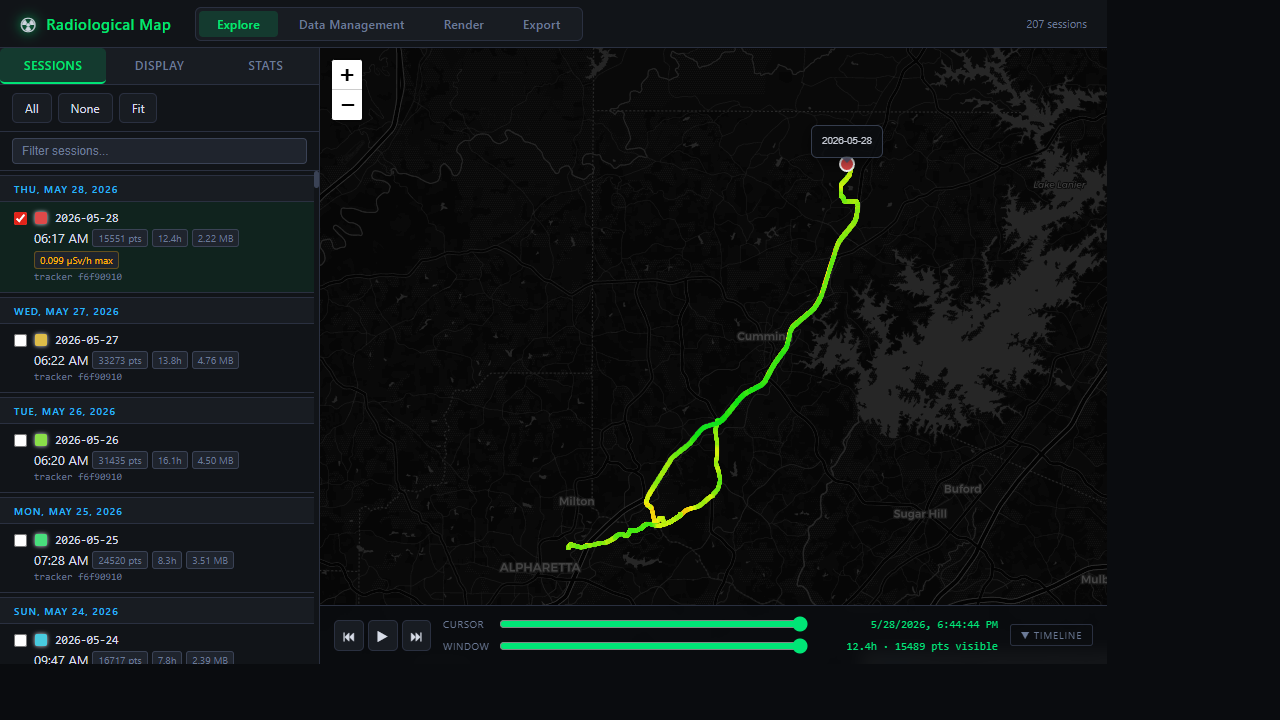
#> input picture docs/screenshots/01_explore_track.png, 1280 x 720 px
$ python build_screenshot_collage.py
#> lines starting #> are read from the running program, lines starting #| are printed output that depends on the picture
"""
Build a 2×4 collage of web viewer screenshots for the README.

Also auto-updates the capture metadata table in docs/screenshots/SCREENSHOTS.md
with the current date, active git branch, and latest git commit hash so the
manifest stays in sync without manual editing.

Usage:
    python scripts/build_screenshot_collage.py

Outputs:  docs/screenshots/09_collage.png
Requires: Pillow  (pip install Pillow)
"""

import re
import subprocess
from datetime import datetime, timezone
from pathlib import Path

from PIL import Image, ImageDraw, ImageFont


def _git(args: list[str]) -> str:
    """Run a git command and return stdout, or '' on error."""
    try:
        return subprocess.check_output(
            ["git", *args], cwd=Path(__file__).parent.parent, text=True
        ).strip()
    except Exception:
        return ""


def _update_screenshots_md(manifest: Path) -> None:
    """Patch the Capture Metadata table in SCREENSHOTS.md with live values."""
    if not manifest.exists():
        return

    today = datetime.now(timezone.utc).strftime("%Y-%m-%d")
    branch = _git(["branch", "--show-current"]) or "unknown"
    commit = _git(["rev-parse", "--short", "HEAD"]) or "unknown"

    text = manifest.read_text(encoding="utf-8")

    # Replace the three metadata cells in the table row that follows "| Item |"
    replacements = [
        (r"(\|\s*Captured on date\s*\|)[^\|]+(\|)", rf"\g<1> {today} \g<2>"),
        (r"(\|\s*Git branch\s*\|)[^\|]+(\|)", rf"\g<1> `{branch}` \g<2>"),
        (r"(\|\s*Git commit\s*\|)[^\|]+(\|)", rf"\g<1> `{commit}` \g<2>"),
    ]
    for pattern, replacement in replacements:
        text = re.sub(pattern, replacement, text)

    manifest.write_text(text, encoding="utf-8")
    print(f"Updated SCREENSHOTS.md  (branch={branch}, commit={commit}, date={today})")

REPO_ROOT = Path(__file__).parent.parent
SCREENSHOTS_DIR = REPO_ROOT / "docs" / "screenshots"
OUTPUT_PATH = SCREENSHOTS_DIR / "09_collage.png"

# Order: top-row left→right, bottom-row left→right
IMAGES = [
    ("01_explore_track.png",   "Explore — Track"),
    ("02_explore_dots.png",    "Explore — Dots"),
    ("03_explore_hexbin.png",  "Explore — Hex Bin"),
    ("05_stats_panel.png",     "Stats Panel"),
    ("06_data_management.png", "Data Management"),
    ("07_render.png",          "Render (PNG output)"),
    ("08_export.png",          "Export"),
    ("04_explore_arrows.png",  "Explore — Arrows"),
]

COLS = 4
ROWS = 2
THUMB_W = 640
THUMB_H = 360
LABEL_H = 32
PADDING = 8
BG_COLOR = (18, 18, 24)
LABEL_BG = (30, 30, 40)
LABEL_FG = (0, 230, 118)   # green accent matching the app

canvas_w = COLS * THUMB_W + (COLS + 1) * PADDING
canvas_h = ROWS * (THUMB_H + LABEL_H) + (ROWS + 1) * PADDING

canvas = Image.new("RGB", (canvas_w, canvas_h), BG_COLOR)
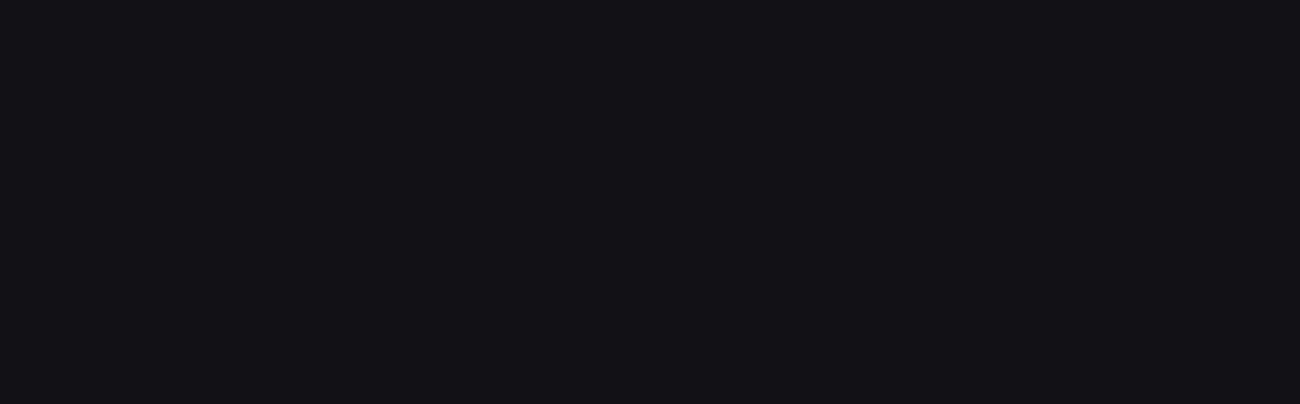
#> canvas: PIL image 2600x808 RGB (shown at 1/2 size); mean R, G, B 18, 18, 24
draw = ImageDraw.Draw(canvas)

# Try to load a small font; fall back to default if not available
try:
    font = ImageFont.truetype("arial.ttf", 14)
except Exception:
    font = ImageFont.load_default()

for idx, (filename, label) in enumerate(IMAGES):
    col = idx % COLS
    row = idx // COLS

    x = PADDING + col * (THUMB_W + PADDING)
    y = PADDING + row * (THUMB_H + LABEL_H + PADDING)

    img_path = SCREENSHOTS_DIR / filename
    if not img_path.exists():
        print(f"  MISSING: {filename}")
        continue

    img = Image.open(img_path).convert("RGB")
#> img is the input picture: PIL image 1280x720 RGB; mean R, G, B 16.1, 20.3, 20.8
    img.thumbnail((THUMB_W, THUMB_H), Image.LANCZOS)
#> img: PIL image 640x360 RGB

    # Paste thumbnail (centred horizontally within the cell)
    paste_x = x + (THUMB_W - img.width) // 2
#> paste_x = 8
    paste_y = y
    canvas.paste(img, (paste_x, paste_y))

    # Label bar below the thumbnail
    label_y = y + THUMB_H
    draw.rectangle([x, label_y, x + THUMB_W, label_y + LABEL_H], fill=LABEL_BG)
    # Centre the text in the label bar
    bbox = draw.textbbox((0, 0), label, font=font)
#> bbox = (0, 2, 113, 16)
    text_w = bbox[2] - bbox[0]
#> text_w = 113
    text_h = bbox[3] - bbox[1]
#> text_h = 14
    draw.text(
        (x + (THUMB_W - text_w) // 2, label_y + (LABEL_H - text_h) // 2),
        label,
        fill=LABEL_FG,
        font=font,
    )
#> pass 2 of the loop `for idx, (filename, label) in enumerate(IMAGES):`:
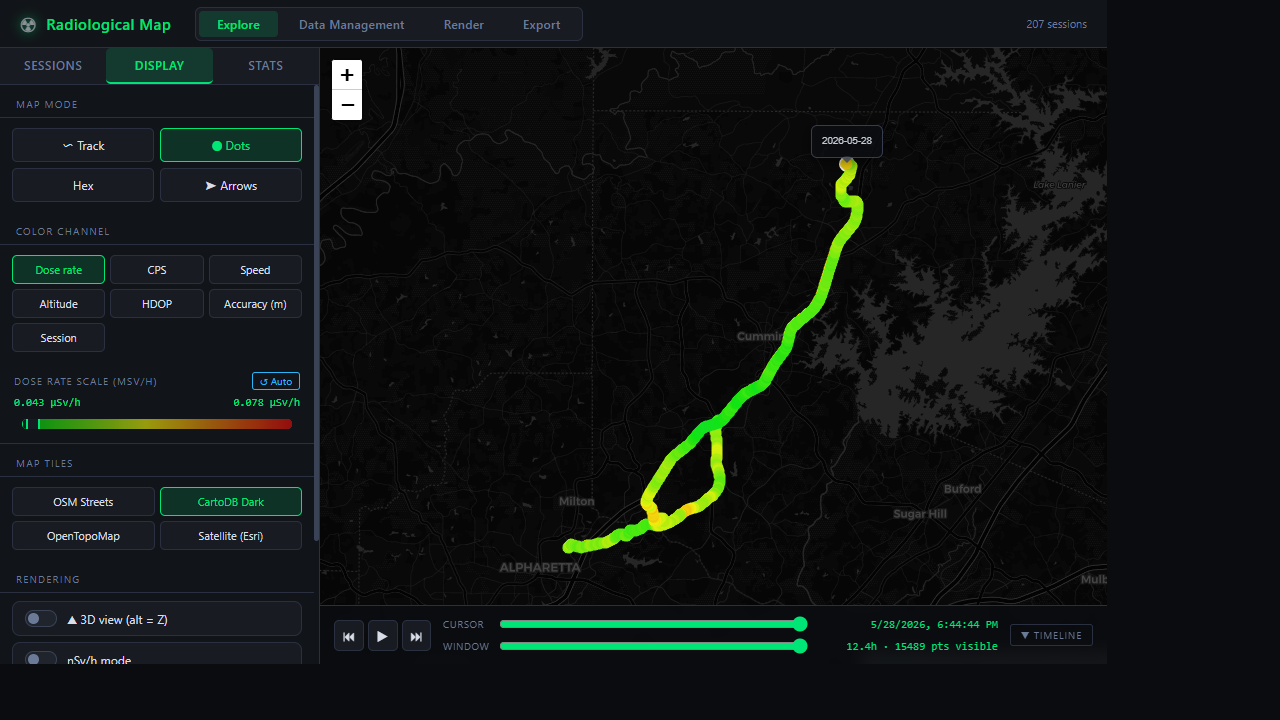
#> input picture docs/screenshots/02_explore_dots.png, 1280 x 720 px
#> img is the input picture: PIL image 1280x720 RGB; mean R, G, B 16.2, 21.1, 20
#> img: PIL image 640x360 RGB
#> `canvas.paste(img, (paste_x, paste_y))`:
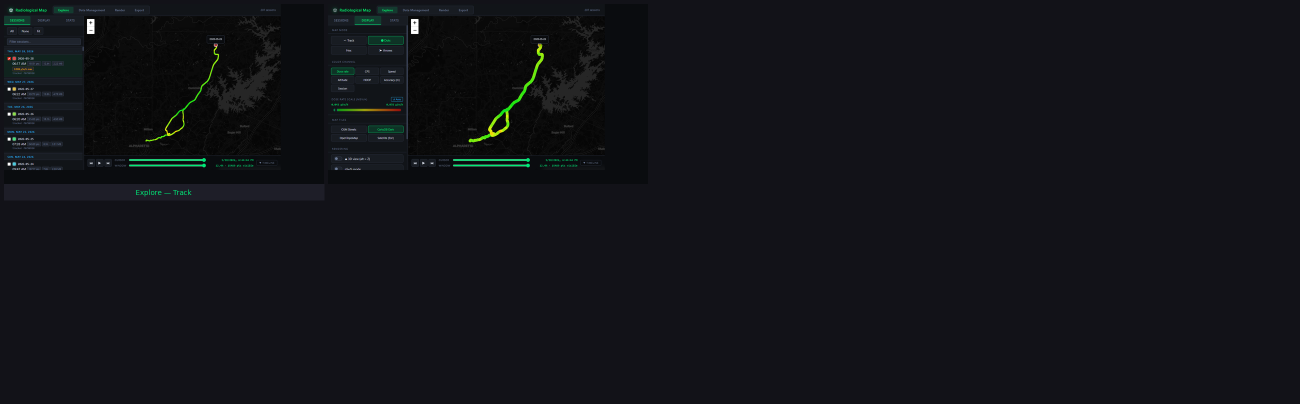
#> canvas: PIL image 2600x808 RGB (shown at 1/2 size); mean R, G, B 17.7, 18.7, 23.4
#> bbox = (0, 2, 108, 16)
#> text_w = 108
#> pass 3 of the loop `for idx, (filename, label) in enumerate(IMAGES):`:
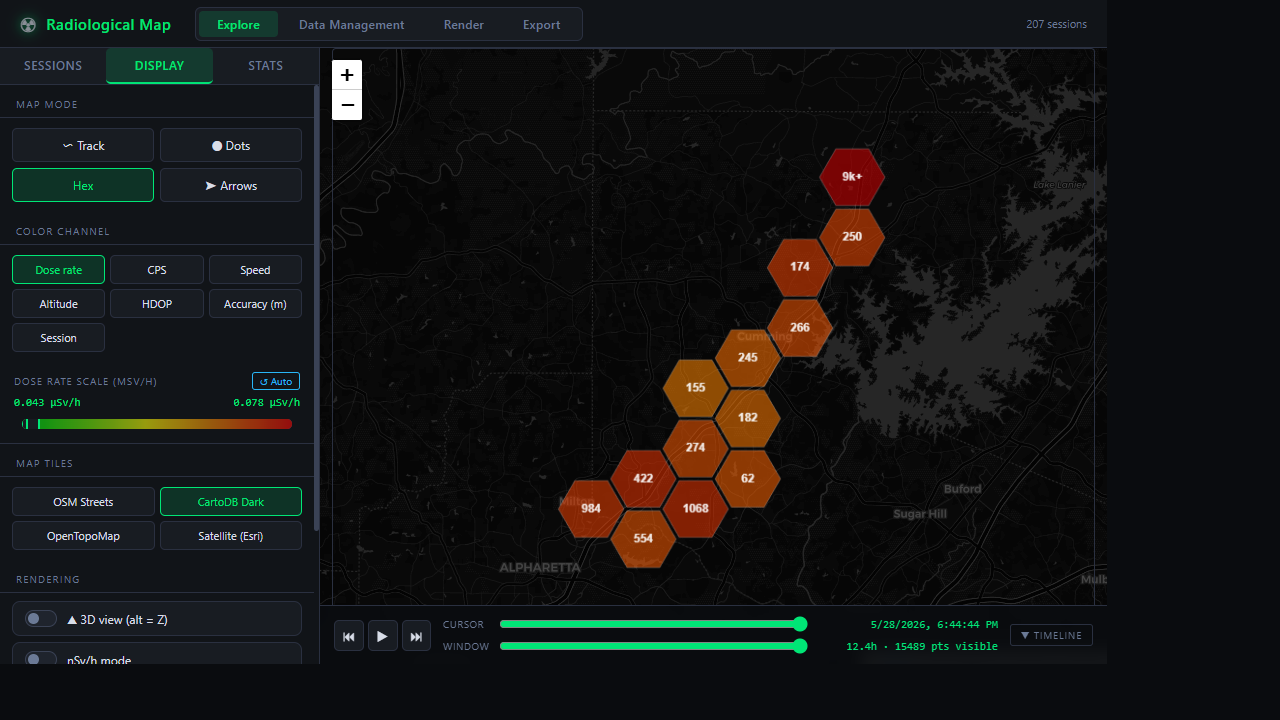
#> input picture docs/screenshots/03_explore_hexbin.png, 1280 x 720 px
#> img is the input picture: PIL image 1280x720 RGB; mean R, G, B 20.6, 21, 20.2
#> img: PIL image 640x360 RGB
#> `canvas.paste(img, (paste_x, paste_y))`:
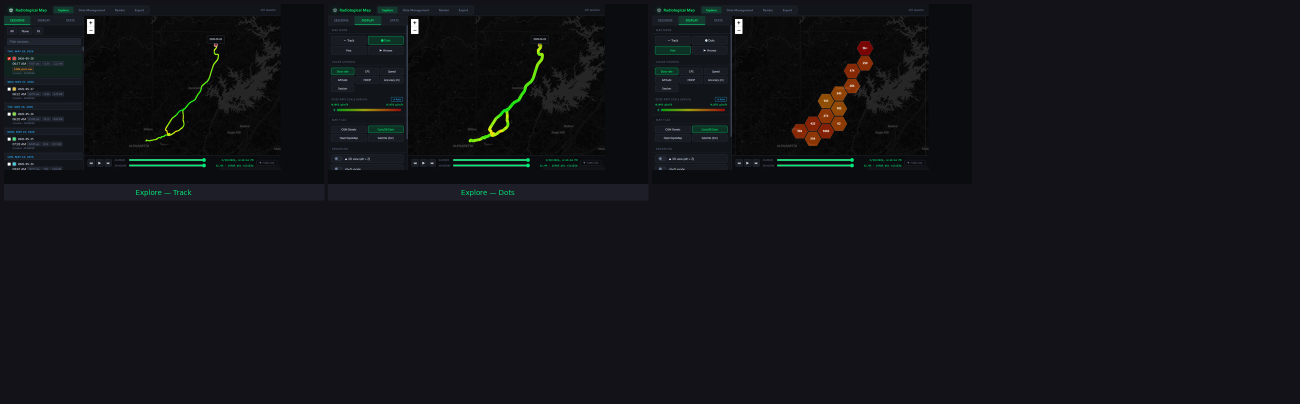
#> canvas: PIL image 2600x808 RGB (shown at 1/2 size); mean R, G, B 18.1, 19.2, 23.1
#> bbox = (0, 2, 129, 16)
#> text_w = 129
#> the loop made 8 passes; the first 3 are shown

canvas.save(OUTPUT_PATH, "PNG", optimize=True)
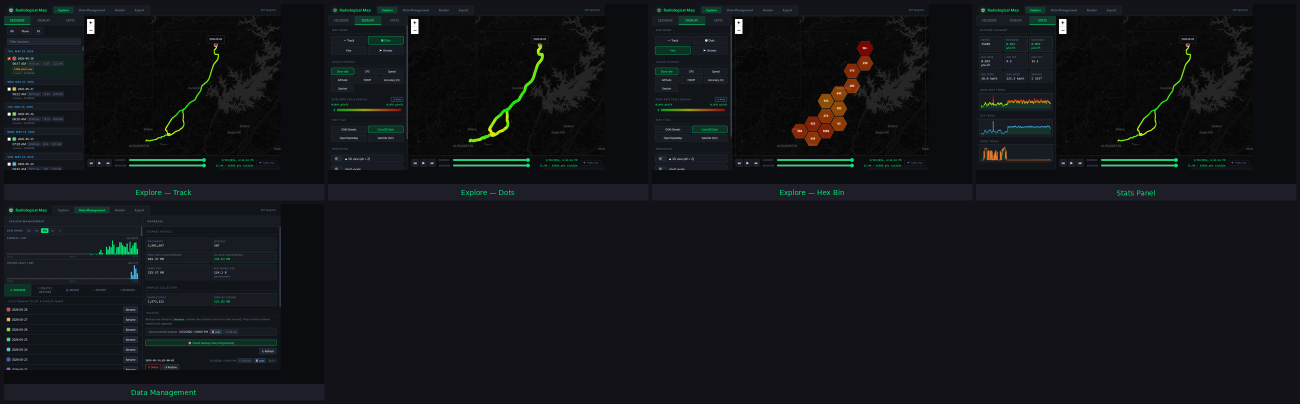
#> saved as 09_collage.png: PIL image 2600x808 RGB (shown at 1/2 size); mean R, G, B 18.6, 20.8, 23.9
print(f"Saved: {OUTPUT_PATH}  ({OUTPUT_PATH.stat().st_size // 1024} KB)")

_update_screenshots_md(SCREENSHOTS_DIR / "SCREENSHOTS.md")
